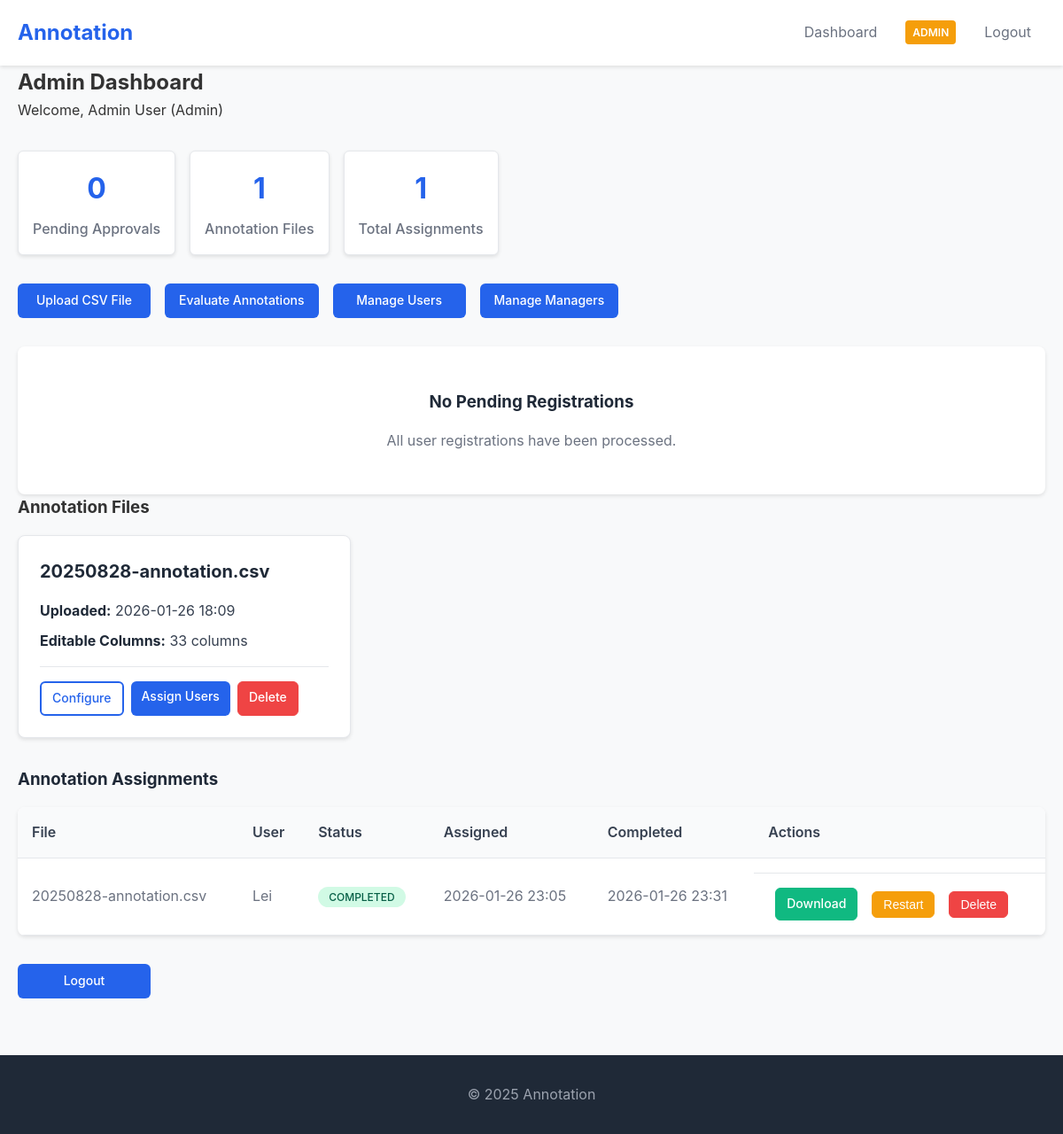
The page /dashboard (signed in) on the database its author committed.
### app.py (models this page shows, shortened)
class User(UserMixin, db.Model):
    id = db.Column(db.Integer, primary_key=True)
    username = db.Column(db.String(80), unique=True, nullable=False)
    email = db.Column(db.String(120), unique=True, nullable=False)
    password_hash = db.Column(db.String(120), nullable=False)
    first_name = db.Column(db.String(50), nullable=False)
    last_name = db.Column(db.String(50), nullable=False)
    organization = db.Column(db.String(100), nullable=False)
    position = db.Column(db.String(100), nullable=False)
    phone = db.Column(db.String(20), nullable=False)
    is_approved = db.Column(db.Boolean, default=False)
    is_admin = db.Column(db.Boolean, default=False)
    is_manager = db.Column(db.Boolean, default=False)
    created_at = db.Column(db.DateTime, default=datetime.utcnow)
    last_login = db.Column(db.DateTime, nullable=True)

class AnnotationFile(db.Model):
    id = db.Column(db.Integer, primary_key=True)
    filename = db.Column(db.String(255), nullable=False)
    original_filename = db.Column(db.String(255), nullable=False)
    file_path = db.Column(db.String(500), nullable=False)
    editable_columns = db.Column(db.Text, nullable=False)  # JSON string of editable column names
    column_configs = db.Column(db.Text, nullable=True)  # JSON string of column configurations (type, dropdown_values)
    visible_columns = db.Column(db.Text, nullable=True)  # JSON string of visible column names
    image_path_column = db.Column(db.String(255), nullable=True)  # Column name containing image paths
    image_visible = db.Column(db.Boolean, default=False)  # Whether to show image icon
    created_by = db.Column(db.Integer, db.ForeignKey('user.id'), nullable=False)
    manager_id = db.Column(db.Integer, db.ForeignKey('user.id'), nullable=True)  # Manager who owns this file
    created_at = db.Column(db.DateTime, default=datetime.utcnow)
    is_active = db.Column(db.Boolean, default=True)
    creator = db.relationship('User', foreign_keys=[created_by], backref='created_files')
    manager = db.relationship('User', foreign_keys=[manager_id], backref='managed_files')
    assignments = db.relationship('AnnotationAssignment', backref='annotation_file', cascade='all, delete-orphan')

class AnnotationAssignment(db.Model):
    id = db.Column(db.Integer, primary_key=True)
    file_id = db.Column(db.Integer, db.ForeignKey('annotation_file.id'), nullable=False)
    user_id = db.Column(db.Integer, db.ForeignKey('user.id'), nullable=False)
    assigned_at = db.Column(db.DateTime, default=datetime.utcnow)
    status = db.Column(db.String(20), default='assigned')  # assigned, in_progress, completed
    completed_at = db.Column(db.DateTime, nullable=True)
    user_file_path = db.Column(db.String(500), nullable=True)  # Path to user's copy
    user = db.relationship('User', backref='assignments')
    __table_args__ = (db.UniqueConstraint('file_id', 'user_id', name='unique_file_user_assignment'),)

### app.py (the view, shortened to what this page needs)
@app.route('/dashboard')
@login_required
def dashboard():
    if current_user.is_admin:
        pending_users = User.query.filter_by(is_approved=False, is_admin=False, is_manager=False).all()
        annotation_files = AnnotationFile.query.filter_by(is_active=True).all()
        assignments = AnnotationAssignment.query.join(AnnotationFile).filter(AnnotationFile.is_active==True).all()
        notifications = Notification.query.filter_by(admin_id=current_user.id, is_read=False).order_by(Notification.created_at.desc()).all()
        return render_template('admin_dashboard.html', user=current_user, pending_users=pending_users,
                             annotation_files=annotation_files, assignments=assignments, notifications=notifications)
    else:
        user_assignments = AnnotationAssignment.query.filter_by(user_id=current_user.id).join(AnnotationFile).filter(AnnotationFile.is_active==True).all()
        return render_template('dashboard.html', user=current_user, assignments=user_assignments)

### app.py (called while the page is built)
@login_manager.user_loader
def load_user(user_id):
    return User.query.get(int(user_id))

### templates/admin_dashboard.html (shortened to what this page needs)
{% extends 'layout.html' %}
{% block content %}
<h2>Admin Dashboard</h2>
<p>Welcome, {{ user.first_name }} {{ user.last_name }} (Admin)</p>
<div class="admin-stats">
  <div class="stat-card">
    <h3>{{ pending_users|length }}</h3>
    <p>Pending Approvals</p>
  </div>
  <div class="stat-card">
    <h3>{{ annotation_files|length }}</h3>
    <p>Annotation Files</p>
  </div>
  <div class="stat-card">
    <h3>{{ assignments|length }}</h3>
    <p>Total Assignments</p>
  </div>
</div>
<div class="admin-actions">
  <a href="{{ url_for('upload_file') }}" class="btn">Upload CSV File</a>
  <a href="{{ url_for('evaluate_annotations') }}" class="btn">Evaluate Annotations</a>
  <a href="{{ url_for('manage_users') }}" class="btn">Manage Users</a>
  <a href="{{ url_for('manage_managers') }}" class="btn">Manage Managers</a>
</div>
{% if pending_users %}
<div class="pending-users">
  <h3>Pending User Registrations</h3>
  <div class="user-cards">
    {% for user in pending_users %}
    <div class="user-card">
      <div class="user-info">
        <h4>{{ user.first_name }} {{ user.last_name }}</h4>
        <p><strong>Username:</strong> {{ user.username }}</p>
        <p><strong>Email:</strong> {{ user.email }}</p>
        <p><strong>Organization:</strong> {{ user.organization }}</p>
        <p><strong>Position:</strong> {{ user.position }}</p>
        <p><strong>Phone:</strong> {{ user.phone }}</p>
        <p><strong>Registered:</strong> {{ user.created_at.strftime('%Y-%m-%d %H:%M') }}</p>
      </div>
      <div class="user-actions">
        <a href="{{ url_for('approve_user', user_id=user.id) }}" class="btn approve-btn">Approve</a>
        <a href="{{ url_for('reject_user', user_id=user.id) }}" class="btn reject-btn" onclick="return confirm('Are you sure you want to reject this user? This action cannot be undone.')">Reject</a>
      </div>
    </div>
    {% endfor %}
  </div>
</div>
{% else %}
<div class="no-pending">
  <h3>No Pending Registrations</h3>
  <p>All user registrations have been processed.</p>
</div>
{% endif %}
{% if annotation_files %}
<div class="annotation-files">
  <h3>Annotation Files</h3>
  <div class="file-cards">
    {% for file in annotation_files %}
    <div class="file-card">
      <div class="file-info">
        <h4>{{ file.original_filename }}</h4>
        <p><strong>Uploaded:</strong> {{ file.created_at.strftime('%Y-%m-%d %H:%M') }}</p>
        <p><strong>Editable Columns:</strong> {{ file.editable_columns|length }} columns</p>
      </div>
      <div class="file-actions">
        <a href="{{ url_for('configure_file', file_id=file.id) }}" class="btn outline">Configure</a>
        <a href="{{ url_for('assign_file', file_id=file.id) }}" class="btn">Assign Users</a>
        <a href="{{ url_for('delete_annotation_file', file_id=file.id) }}"
           class="btn btn-danger"
           onclick="return confirm('Are you sure you want to delete this file and all related assignments? This action cannot be undone.')">Delete</a>
      </div>
    </div>
    {% endfor %}
  </div>
</div>
{% endif %}
{% if assignments %}
<div class="assignments">
  <h3>Annotation Assignments</h3>
  <div class="assignment-table">
    <table>
      <thead>
        <tr>
          <th>File</th>
          <th>User</th>
          <th>Status</th>
          <th>Assigned</th>
          <th>Completed</th>
          <th>Actions</th>
        </tr>
      </thead>
      <tbody>
        {% for assignment in assignments %}
        <tr>
          <td>{{ assignment.annotation_file.original_filename }}</td>
          <td>{{ assignment.user.username }}</td>
          <td>
            <span class="status-badge {{ assignment.status }}">
              {{ assignment.status.replace('_', ' ').title() }}
            </span>
          </td>
          <td>{{ assignment.assigned_at.strftime('%Y-%m-%d %H:%M') }}</td>
          <td>
            {% if assignment.completed_at %}
              {{ assignment.completed_at.strftime('%Y-%m-%d %H:%M') }}
            {% else %}
              -
            {% endif %}
          </td>
          <td class="assignment-actions">
            {% if assignment.status == 'completed' %}
              <div class="completed-actions">
                <a href="{{ url_for('download_annotation', assignment_id=assignment.id) }}" class="btn btn-success btn-sm">Download</a>
                <button onclick="restartAssignment({{ assignment.id }})" class="btn btn-warning btn-sm">Restart</button>
                <button onclick="deleteAssignment({{ assignment.id }}, '{{ assignment.user.username }}')" class="btn btn-danger btn-sm">Delete</button>
              </div>
            {% elif assignment.status == 'in_progress' %}
              <div class="in-progress-actions">
                <span class="status-text">In Progress</span>
                <button onclick="deleteAssignment({{ assignment.id }}, '{{ assignment.user.username }}')" class="btn btn-danger btn-sm">Delete</button>
              </div>
            {% else %}
              <div class="assigned-actions">
                <span class="status-text">Assigned</span>
                <button onclick="deleteAssignment({{ assignment.id }}, '{{ assignment.user.username }}')" class="btn btn-danger btn-sm">Delete</button>
              </div>
            {% endif %}
          </td>
        </tr>
        {% endfor %}
      </tbody>
    </table>
  </div>
</div>
{% endif %}
<div class="admin-actions">
  <a class="btn" href="{{ url_for('logout') }}">Logout</a>
</div>
{% endblock %}

### templates/layout.html (shortened to what this page needs)
<!doctype html>
<html lang="en">
  <head>
    <link rel="stylesheet" href="{{ url_for('static', filename='css/style.css') }}">
  </head>
  <body>
    <nav class="navbar">
      <div class="container">
        <a class="brand" href="{{ url_for('index') }}">Annotation</a>
        <div class="nav-links">
          {% if current_user.is_authenticated %}
            <a href="{{ url_for('dashboard') }}">Dashboard</a>
            {% if current_user.is_admin %}
              <span class="admin-badge">Admin</span>
            {% endif %}
            <a href="{{ url_for('logout') }}">Logout</a>
          {% else %}
            <a href="{{ url_for('login') }}">Login</a>
            <a class="btn" href="{{ url_for('register') }}">Register</a>
          {% endif %}
        </div>
      </div>
    </nav>
    <main class="container">
      {% block content %}{% endblock %}
    </main>
    <footer class="footer">
      <div class="container">
        <span>© {{ now().year if now else '2025' }} Annotation</span>
      </div>
    </footer>
  </body>
  </html>

### rows shown on the page
User: first_name "Admin", last_name "User"
AnnotationFile: original_filename "20250828-annotation.csv", created_at "2026-01-26 18:09", editable_columns|length "33"
AnnotationAssignment: annotation_file.original_filename "20250828-annotation.csv", user.username "Lei", status.replace "COMPLETED", assigned_at "2026-01-26 23:05", completed_at "2026-01-26 23:31"

### other values the page prints
{{ pending_users|length }} "0"
{{ annotation_files|length }} "1"
{{ assignments|length }} "1"
